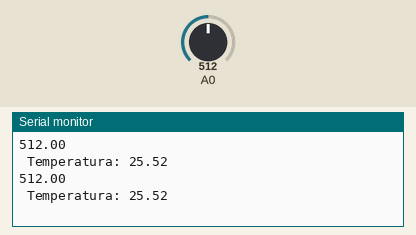
This sketch was run on a simulated Arduino Uno, built with avr-gcc and run on an emulated ATmega328P. Parts: the last lines printed to the serial monitor. Inputs (shaded band) come from the test bench; at power-on: A0 = 512.

Above: at 2.8 s.
2.9 s: A0 set to 716
At 3.8 s:
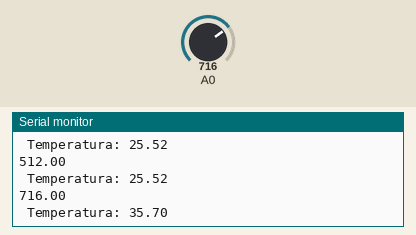
4.4 s: A0 set to 900
At 5.8 s:
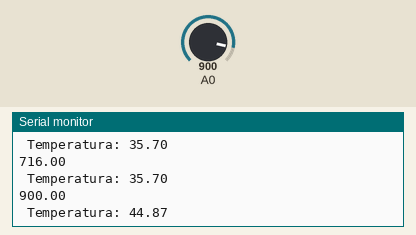
Timing chart, 0 to 7.4 s (numbered marks = the images above; inputs shaded):
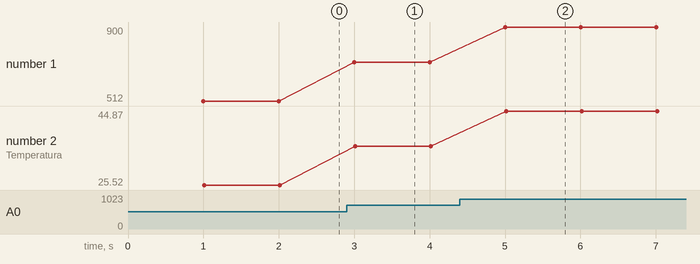

The sketch:

sensortemp.ino
```cpp
void setup() {
  // put your setup code here, to run once:
  pinMode(A0,INPUT);
  Serial.begin (9600);
}

void loop() {
  // put your main code here, to run repeatedly:
  float v,x;
  delay(1000);
  v=analogRead(A0);
  Serial.println(v);
  x=(v*51)/1023;
  Serial.write(" Temperatura: ");
  Serial.println(x);

}
```

Measured:
- after the input at 2.9 s, the serial monitor: prints a new line after 0.10 s (image 1)
- after the input at 4.4 s, the serial monitor: prints a new line after 0.61 s (image 2)
- plotted number 1: 512 → 716 after the input at 2.9 s, 716 → 900 after the input at 4.4 s
- plotted number 2: 25.52 → 35.7 after the input at 2.9 s, 35.7 → 44.87 after the input at 4.4 s
